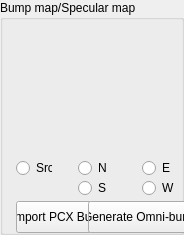
      <widget class="QGroupBox" name="IDC_STATIC_9">
        <property name="geometry">
          <rect>
            <x>778</x>
            <y>212</y>
            <width>184</width>
            <height>235</height>
          </rect>
        </property>
        <property name="title">
          <string>Bump map/Specular map</string>
        </property>
        <property name="visible">
          <bool>true</bool>
        </property>
        <property name="enabled">
          <bool>true</bool>
        </property>
        <property name="flat">
          <bool>false</bool>
        </property>
        <widget class="QLabel" name="IDC_BUMPVIEW">
          <property name="geometry">
            <rect>
              <x>16</x>
              <y>22</y>
              <width>155</width>
              <height>138</height>
            </rect>
          </property>
          <property name="visible">
            <bool>true</bool>
          </property>
          <property name="enabled">
            <bool>true</bool>
          </property>
          <property name="alignment">
            <set>Qt::AlignRight</set>
          </property>
        </widget>
        <widget class="QRadioButton" name="IDC_SRC_BUMP">
          <property name="geometry">
            <rect>
              <x>16</x>
              <y>160</y>
              <width>36</width>
              <height>16</height>
            </rect>
          </property>
          <property name="text">
            <string>Src</string>
          </property>
          <property name="visible">
            <bool>true</bool>
          </property>
          <property name="enabled">
            <bool>true</bool>
          </property>
        </widget>
        <widget class="QRadioButton" name="IDC_BUMP1">
          <property name="geometry">
            <rect>
              <x>78</x>
              <y>160</y>
              <width>28</width>
              <height>16</height>
            </rect>
          </property>
          <property name="text">
            <string>N</string>
          </property>
          <property name="visible">
            <bool>true</bool>
          </property>
          <property name="enabled">
            <bool>true</bool>
          </property>
        </widget>
        <widget class="QRadioButton" name="IDC_BUMP2">
          <property name="geometry">
            <rect>
              <x>142</x>
              <y>160</y>
              <width>28</width>
              <height>16</height>
            </rect>
          </property>
          <property name="text">
            <string>E</string>
          </property>
          <property name="visible">
            <bool>true</bool>
          </property>
          <property name="enabled">
            <bool>true</bool>
          </property>
        </widget>
        <widget class="QRadioButton" name="IDC_BUMP3">
          <property name="geometry">
            <rect>
              <x>78</x>
              <y>180</y>
              <width>28</width>
              <height>16</height>
            </rect>
          </property>
          <property name="text">
            <string>S</string>
          </property>
          <property name="visible">
            <bool>true</bool>
          </property>
          <property name="enabled">
            <bool>true</bool>
          </property>
        </widget>
        <widget class="QRadioButton" name="IDC_BUMP4">
          <property name="geometry">
            <rect>
              <x>142</x>
              <y>180</y>
              <width>35</width>
              <height>16</height>
            </rect>
          </property>
          <property name="text">
            <string>W</string>
          </property>
          <property name="visible">
            <bool>true</bool>
          </property>
          <property name="enabled">
            <bool>true</bool>
          </property>
        </widget>
        <widget class="QPushButton" name="IDC_IMPORT_BUMP">
          <property name="geometry">
            <rect>
              <x>16</x>
              <y>201</y>
              <width>88</width>
              <height>32</height>
            </rect>
          </property>
          <property name="text">
            <string>Import PCX Bump</string>
          </property>
          <property name="visible">
            <bool>true</bool>
          </property>
          <property name="enabled">
            <bool>true</bool>
          </property>
          <property name="default">
            <bool>false</bool>
          </property>
          <property name="autoDefault">
            <bool>false</bool>
          </property>
        </widget>
        <widget class="QPushButton" name="IDC_GENERATE_OMNI">
          <property name="geometry">
            <rect>
              <x>88</x>
              <y>201</y>
              <width>112</width>
              <height>32</height>
            </rect>
          </property>
          <property name="text">
            <string>Generate Omni-bumps</string>
          </property>
          <property name="visible">
            <bool>true</bool>
          </property>
          <property name="enabled">
            <bool>true</bool>
          </property>
          <property name="default">
            <bool>false</bool>
          </property>
          <property name="autoDefault">
            <bool>false</bool>
          </property>
        </widget>
      </widget>
